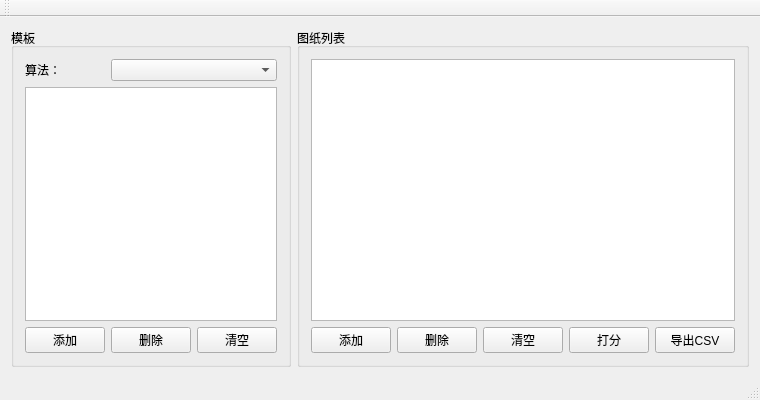
<?xml version="1.0" encoding="UTF-8"?>
<ui version="4.0">
 <class>QPaperScoreClass</class>
 <widget class="QMainWindow" name="QPaperScoreClass">
  <property name="geometry">
   <rect>
    <x>0</x>
    <y>0</y>
    <width>677</width>
    <height>400</height>
   </rect>
  </property>
  <property name="windowTitle">
   <string>QPaperScore</string>
  </property>
  <widget class="QWidget" name="centralWidget">
   <layout class="QGridLayout" name="gridLayout_2" columnstretch="1,2">
    <item row="1" column="1">
     <widget class="QGroupBox" name="groupBox_2">
      <property name="title">
       <string>图纸列表</string>
      </property>
      <layout class="QGridLayout" name="gridLayout_3">
       <item row="1" column="0">
        <widget class="QPushButton" name="pushButton_AddPaper">
         <property name="text">
          <string>添加</string>
         </property>
        </widget>
       </item>
       <item row="1" column="1">
        <widget class="QPushButton" name="pushButton_DelPaper">
         <property name="text">
          <string>删除</string>
         </property>
        </widget>
       </item>
       <item row="1" column="3">
        <widget class="QPushButton" name="pushButton_Goal">
         <property name="text">
          <string>打分</string>
         </property>
        </widget>
       </item>
       <item row="1" column="2">
        <widget class="QPushButton" name="pushButton_ClearPaper">
         <property name="text">
          <string>清空</string>
         </property>
        </widget>
       </item>
       <item row="1" column="4">
        <widget class="QPushButton" name="pushButton_Export">
         <property name="text">
          <string>导出CSV</string>
         </property>
        </widget>
       </item>
       <item row="0" column="0" colspan="5">
        <widget class="QTableWidget" name="tableWidget_Paper"/>
       </item>
      </layout>
     </widget>
    </item>
    <item row="1" column="0">
     <widget class="QGroupBox" name="groupBox">
      <property name="title">
       <string>模板</string>
      </property>
      <layout class="QGridLayout" name="gridLayout">
       <item row="2" column="1">
        <widget class="QPushButton" name="pushButton_DelTemplate">
         <property name="text">
          <string>删除</string>
         </property>
        </widget>
       </item>
       <item row="2" column="0">
        <widget class="QPushButton" name="pushButton_AddTemplate">
         <property name="text">
          <string>添加</string>
         </property>
        </widget>
       </item>
       <item row="1" column="0" colspan="3">
        <widget class="QTableWidget" name="tableWidget_Template"/>
       </item>
       <item row="2" column="2">
        <widget class="QPushButton" name="pushButton_ClearTemplate">
         <property name="text">
          <string>清空</string>
         </property>
        </widget>
       </item>
       <item row="0" column="0">
        <widget class="QLabel" name="label">
         <property name="text">
          <string>算法：</string>
         </property>
        </widget>
       </item>
       <item row="0" column="1" colspan="2">
        <widget class="QComboBox" name="comboBox_Algorithm"/>
       </item>
      </layout>
     </widget>
    </item>
   </layout>
  </widget>
  <widget class="QMenuBar" name="menuBar">
   <property name="geometry">
    <rect>
     <x>0</x>
     <y>0</y>
     <width>677</width>
     <height>23</height>
    </rect>
   </property>
  </widget>
  <widget class="QToolBar" name="mainToolBar">
   <attribute name="toolBarArea">
    <enum>TopToolBarArea</enum>
   </attribute>
   <attribute name="toolBarBreak">
    <bool>false</bool>
   </attribute>
  </widget>
  <widget class="QStatusBar" name="statusBar"/>
 </widget>
 <layoutdefault spacing="6" margin="11"/>
 <resources>
  <include location="QPaperScore.qrc"/>
 </resources>
 <connections/>
</ui>
